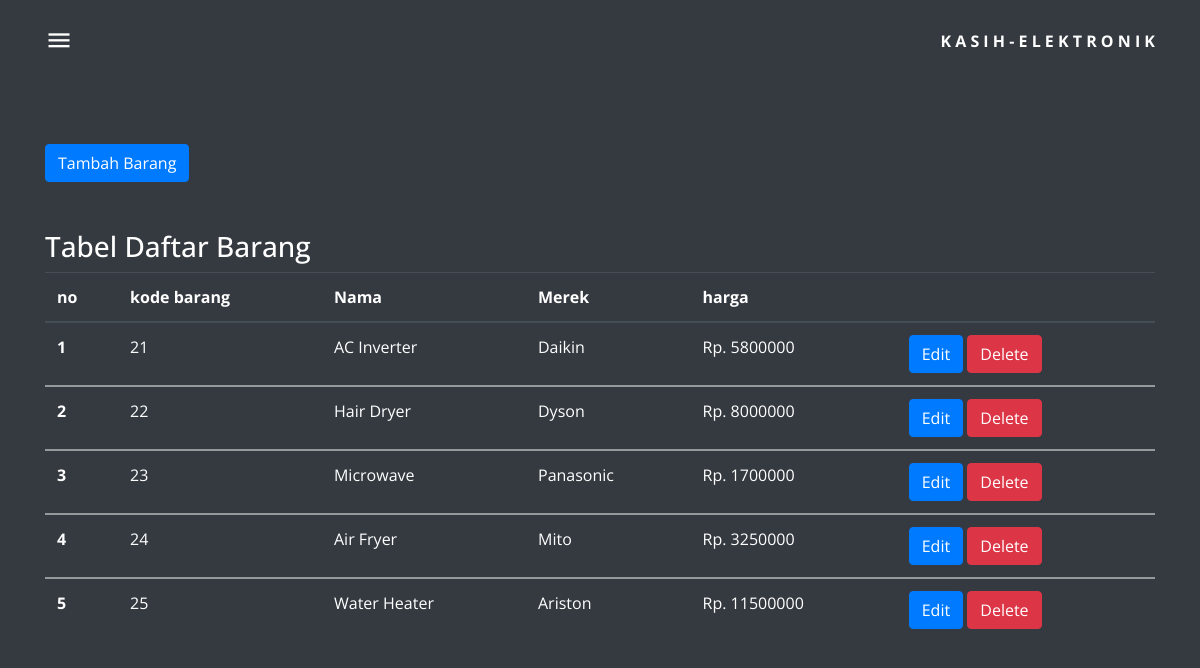
The app's page /barang/index.php with its own data.
### tables this page shows
CREATE TABLE `barang` (
  `id_barang` int(11) NOT NULL,
  `nama_barang` varchar(50) NOT NULL,
  `merek` varchar(50) NOT NULL,
  `harga` int(11) NOT NULL
);

### barang/connection.php (called while the page is built, shortened)
<?php
    class Connection{
        public function get_connection(){
            $host = "localhost";
            $user = "root";
            $password = "";
            $dbname = "tokoelektronik";
            $connect = new mysqli($host, $user, $password, $dbname);
            return $connect;
        }
    }
?>

### barang/model-barang.php (called while the page is built, shortened)
<?php
    include 'connection.php';
    class Model extends Connection
    {
        public function __construct()
        {
            $this->conn = $this->get_connection();
        }
        public function tampil_data()
        {
            $sql = "SELECT * FROM barang";
            $bind = $this->conn->query($sql);
            while ($obj = $bind->fetch_object()) {
                $baris[] = $obj;
            }
            if (!empty($baris)) {
                return $baris;
            }
        }
    }

### barang/index.php (the view, shortened to what this page needs)
<?php
    include 'model-barang.php';
    $model = new Model();
    $index = 1;
    $result = $model->tampil_data("SELECT * FROM barang");
?>
<!doctype html>
<html lang="en">
  <head>
    <link rel="stylesheet" href="fonts/icomoon/style.css">
    <link rel="stylesheet" href="css/owl.carousel.min.css">
    <link rel="stylesheet" href="css/bootstrap.min.css">
    <link rel="stylesheet" href="css/style.css">
	<link rel="stylesheet" type="text/css" href="//cdn.datatables.net/1.10.11/css/jquery.dataTables.min.css">
  </head>
  <body class="bg-dark">
      <header class="site-navbar site-navbar-target py-4" role="banner">
        <div class="container">
          <div class="row align-items-center position-relative">
            <div class="col-3 ml-auto text-right order-2">
              <div class="site-logo">
                <a href="index.php" class="font-weight-bold text-white">K a s i h - E l e k t r o n i k</a>
              </div>
            </div>
            <div class="col-9 order-1 text-left mr-auto">
              <span class="d-inline-block d-lg-block"><a href="#" class="text-black site-menu-toggle js-menu-toggle py-5"><span class="icon-menu h3 text-white"></span></a></span>
            </div>
          </div>
        </div>
      </header>
      <div class="hero">
        <div class="col-md-12 col-lg-12 col-sm-12 col-xs-12">
            <div class="white-box">
    <div class="container-fluid">
        <div class="container">
                <br>
                <br>
                <br>
                <br>
                <a href="tambah_barang.php" class="btn btn-primary my-5">Tambah Barang</a>
                <h3 class="text-white">Tabel Daftar Barang</h3>
                <table class="table table-hover table-dark">
                    <thead>
                        <tr>
                            <th scope="col">no</th>
                            <th scope="col">kode barang</th>
                            <th scope="col">Nama</th>
                            <th scope="col">Merek</th>
                            <th scope="col">harga</th>
                            <th scope="col"></th>
                        </tr>
                    </thead>
                    <?php
                        $result = $model->tampil_data(); if (!empty($result)) {
                        foreach ($result as $data) : ?>
                    <tbody>
                        <tr>
                            <th scope="row"><?= $index ?></th>
                            <td scope="row"><?= $data->id_barang ?></td>
                            <td scope="row"><?= $data->nama_barang ?></td>
                            <td scope="row"><?= $data->merek?></td>
                            <td scope="row">Rp. <?= $data->harga?></td>
                            <td scope="row">
                                <a href="edit_barang.php?id_barang=<?= $data->id_barang ?>" class="btn btn-primary">Edit</a>
                                <a href="process_barang.php?id_barang=<?= $data->id_barang?>" class="btn btn-danger text-white" onclick="return confirm('Apakah Anda Yakin ? ')">Delete</a>
                            </td>
                        </tr>
                        <?php $index++ ?>
                        <?php endforeach; } else { ?>
                        <tr>
                            <td colspan="9">Belum ada data barang.</td>
                        </tr>
                        <?php } ?>
                    </tbody>
                </table>
        </div>
    </div>
        </div>
  </div>
</div>
  </body>
</html>

### barang/css/style.css (style rules this page uses)
body { font-family: "Open Sans", -apple-system, BlinkMacSystemFont, "Segoe UI", Roboto, "Helvetica Neue", Arial, "Noto Sans", sans-serif, "Apple Color Emoji", "Segoe UI Emoji", "Segoe UI Symbol", "Noto Color Emoji"; background-color: #fff; height: 200vh; position: relative; }
body:before { content: ""; position: absolute; top: 0; left: 0; right: 0; bottom: 0; background: rgba(0, 0, 0, 0.5); -webkit-transition: .3s all ease; -o-transition: .3s all ease; transition: .3s all ease; opacity: 0; visibility: hidden; z-index: 1; }
h1, h2, h3, h4, h5, h6, .h1, .h2, .h3, .h4, .h5, .h6 { font-family: "Open Sans", -apple-system, BlinkMacSystemFont, "Segoe UI", Roboto, "Helvetica Neue", Arial, "Noto Sans", sans-serif, "Apple Color Emoji", "Segoe UI Emoji", "Segoe UI Symbol", "Noto Color Emoji"; }
a { -webkit-transition: .3s all ease; -o-transition: .3s all ease; transition: .3s all ease; }
a, a:hover { text-decoration: none !important; }
.hero { height: 100vh; width: 100%; background-size: cover; background-position: center center; background-repeat: no-repeat; }
.site-navbar { margin-bottom: 0px; z-index: 1999; position: relative; top: 0; width: 100%; padding: 1rem; position: absolute; }
.site-navbar .site-logo { margin: 0; padding: 0; font-size: 1rem; }
.site-navbar .site-logo a { text-transform: uppercase; color: #000; font-family: "Open Sans", -apple-system, BlinkMacSystemFont, "Segoe UI", Roboto, "Helvetica Neue", Arial, "Noto Sans", sans-serif, "Apple Color Emoji", "Segoe UI Emoji", "Segoe UI Symbol", "Noto Color Emoji"; }

### records on screen
barang: id_barang "21", nama_barang "AC Inverter", merek "Daikin", harga "5800000"
barang: id_barang "22", nama_barang "Hair Dryer", merek "Dyson", harga "8000000"
barang: id_barang "23", nama_barang "Microwave", merek "Panasonic", harga "1700000"
barang: id_barang "24", nama_barang "Air Fryer", merek "Mito", harga "3250000"
barang: id_barang "25", nama_barang "Water Heater", merek "Ariston", harga "11500000"
